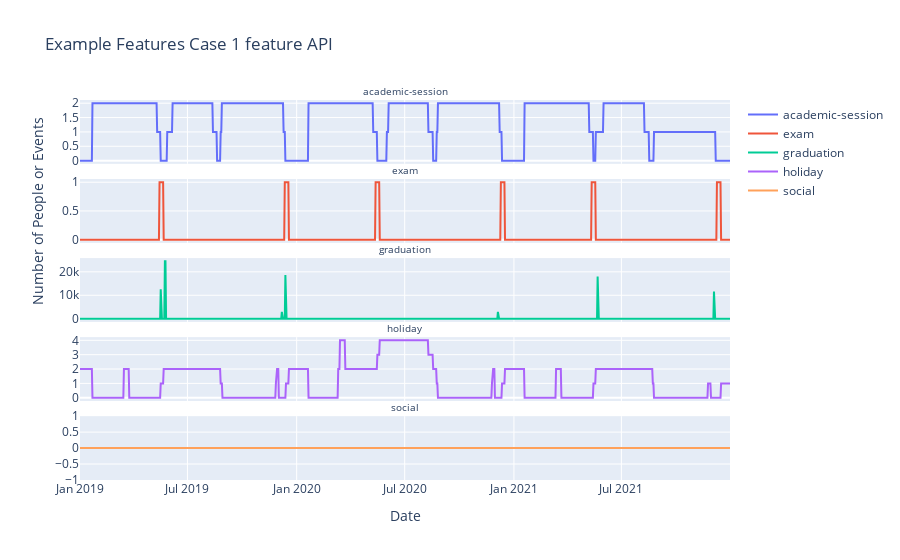

The cell this chart's notebook holds for it:
### Code cell
plot_case_features_2(df_case_1_featureapi, 'Case 1 feature API')

### Figure 1 — Plotly figure (JSON) as saved in the notebook; plotly's stock layout.template omitted (floating-point values rounded to 4 significant figures; data arrays with more than 128 entries replaced by an {"elided": "..."} marker saying what was removed)
{"data": [{"mode": "lines", "name": "academic-session", "type": "scatter", "x": {"elided": "1096 str values"}, "xaxis": "x", "y": {"elided": "1096 int values"}, "yaxis": "y"}, {"mode": "lines", "name": "exam", "type": "scatter", "x": {"elided": "1096 str values"}, "xaxis": "x2", "y": {"elided": "1096 int values"}, "yaxis": "y2"}, {"mode": "lines", "name": "graduation", "type": "scatter", "x": {"elided": "1096 str values"}, "xaxis": "x3", "y": {"elided": "1096 int values"}, "yaxis": "y3"}, {"mode": "lines", "name": "holiday", "type": "scatter", "x": {"elided": "1096 str values"}, "xaxis": "x4", "y": {"elided": "1096 int values"}, "yaxis": "y4"}, {"mode": "lines", "name": "social", "type": "scatter", "x": {"elided": "1096 str values"}, "xaxis": "x5", "y": {"elided": "1096 int values"}, "yaxis": "y5"}], "layout": {"annotations": [{"font": {"size": 10}, "showarrow": false, "text": "academic-session", "x": 0.5, "xanchor": "center", "xref": "paper", "y": 1, "yanchor": "bottom", "yref": "paper"}, {"font": {"size": 10}, "showarrow": false, "text": "exam", "x": 0.5, "xanchor": "center", "xref": "paper", "y": 0.792, "yanchor": "bottom", "yref": "paper"}, {"font": {"size": 10}, "showarrow": false, "text": "graduation", "x": 0.5, "xanchor": "center", "xref": "paper", "y": 0.584, "yanchor": "bottom", "yref": "paper"}, {"font": {"size": 10}, "showarrow": false, "text": "holiday", "x": 0.5, "xanchor": "center", "xref": "paper", "y": 0.376, "yanchor": "bottom", "yref": "paper"}, {"font": {"size": 10}, "showarrow": false, "text": "social", "x": 0.5, "xanchor": "center", "xref": "paper", "y": 0.168, "yanchor": "bottom", "yref": "paper"}], "title": {"text": "Example Features Case 1 feature API"}, "xaxis": {"anchor": "y", "domain": [0, 1], "matches": "x5", "showticklabels": false}, "xaxis2": {"anchor": "y2", "domain": [0, 1], "matches": "x5", "showticklabels": false}, "xaxis3": {"anchor": "y3", "domain": [0, 1], "matches": "x5", "showticklabels": false}, "xaxis4": {"anchor": "y4", "domain": [0, 1], "matches": "x5", "showticklabels": false}, "xaxis5": {"anchor": "y5", "domain": [0, 1], "title": {"text": "Date"}}, "yaxis": {"anchor": "x", "domain": [0.832, 1]}, "yaxis2": {"anchor": "x2", "domain": [0.624, 0.792], "title": {"text": "Number of People or Events"}}, "yaxis3": {"anchor": "x3", "domain": [0.416, 0.584]}, "yaxis4": {"anchor": "x4", "domain": [0.208, 0.376]}, "yaxis5": {"anchor": "x5", "domain": [0, 0.168]}}}
